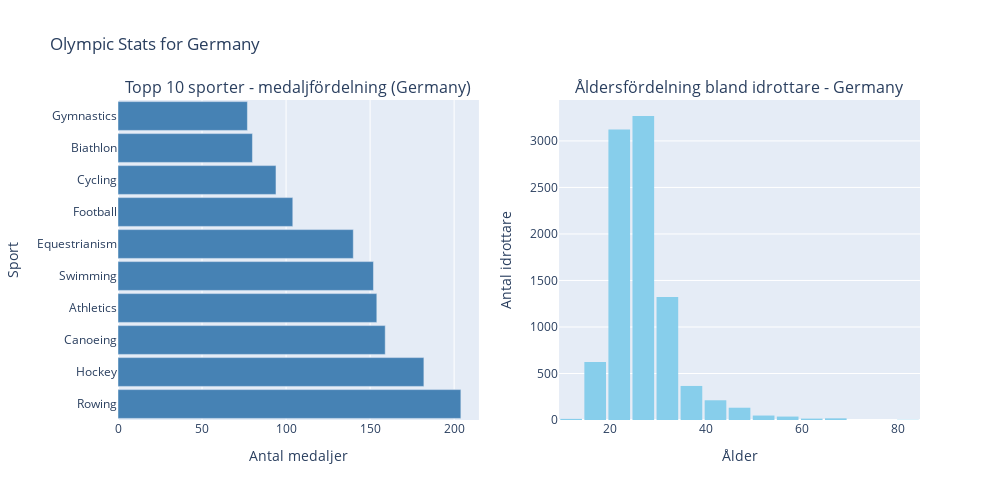

Here is the notebook cell this chart was saved with:
### Code cell
fig, medal_counts = Functions.stats_for_country(olympics, "Germany")
fig.show()

### Figure 1 — Plotly figure (JSON) as saved in the notebook; plotly's stock layout.template omitted (floating-point values rounded to 4 significant figures; data arrays with more than 128 entries replaced by an {"elided": "..."} marker saying what was removed)
{"data": [{"marker": {"color": "steelblue"}, "orientation": "h", "type": "bar", "x": [204, 182, 159, 154, 152, 140, 104, 94, 80, 77], "xaxis": "x", "y": ["Rowing", "Hockey", "Canoeing", "Athletics", "Swimming", "Equestrianism", "Football", "Cycling", "Biathlon", "Gymnastics"], "yaxis": "y"}, {"marker": {"color": "skyblue"}, "nbinsx": 20, "type": "histogram", "x": {"elided": "9180 float values"}, "xaxis": "x2", "yaxis": "y2"}], "layout": {"annotations": [{"font": {"size": 16}, "showarrow": false, "text": "Topp 10 sporter - medaljfördelning (Germany)", "x": 0.225, "xanchor": "center", "xref": "paper", "y": 1, "yanchor": "bottom", "yref": "paper"}, {"font": {"size": 16}, "showarrow": false, "text": "Åldersfördelning bland idrottare - Germany", "x": 0.775, "xanchor": "center", "xref": "paper", "y": 1, "yanchor": "bottom", "yref": "paper"}], "bargap": 0.1, "height": 500, "showlegend": false, "title": {"text": "Olympic Stats for Germany"}, "width": 1000, "xaxis": {"anchor": "y", "domain": [0, 0.45], "title": {"text": "Antal medaljer"}}, "xaxis2": {"anchor": "y2", "domain": [0.55, 1], "title": {"text": "Ålder"}}, "yaxis": {"anchor": "x", "domain": [0, 1], "title": {"text": "Sport"}}, "yaxis2": {"anchor": "x2", "domain": [0, 1], "title": {"text": "Antal idrottare"}}}}
